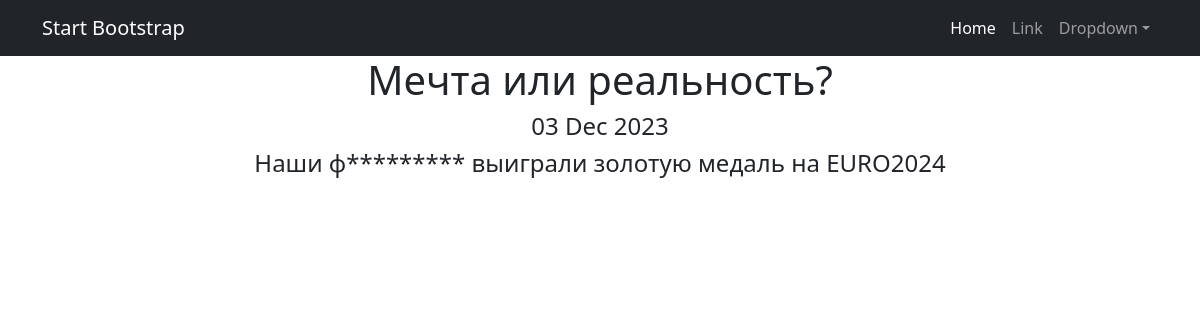
Screenshot of /news/1 with the database file from the repository.
### news/models.py (models this page shows, shortened)
class Post(models.Model):   # Модель Post
    article = 'AR'
    news = 'NE'
    POSITIONS = [(article, 'Статья'),
                 (news, 'Новость'),]
    post = models.CharField(max_length=2, choices=POSITIONS, default=article)   # поле с выбором — «статья» или «новость»
    time_in = models.DateTimeField(auto_now_add=True)   # автоматически добавляемая дата и время создания
    heading = models.CharField(max_length=64, verbose_name='Заголовок')   # заголовок статьи/новости
    text = models.TextField(verbose_name='Содержание')   # текст статьи/новости
    rating = models.IntegerField(default=0.0)   # рейтинг статьи/новости
    author = models.ForeignKey(Author, on_delete=models.CASCADE, related_name='posts', verbose_name='Автор')   # связь «один ко многим» с моделью Author
    category = models.ManyToManyField(Category, "PostCategory")  # связь «многие ко многим» с моделью Category

### news/views.py (the view)
# urls.py: path('<int:pk>', PostDetail.as_view(), name='news_detail'),
class PostDetail(DetailView):
    model = Post
    template_name = 'new.html'
    context_object_name = 'new'

### news/templatetags/custom_censorship.py (called while the page is built)
@register.filter()
def censor(value):
   if type(value) != str:
      raise TypeError('Необходимо передать строку!')
   else:
      for word in value.split():
         if word.lower() in CENS:
            cens_word = word[0] + ((len(word) - 1) * '*')
            value = value.replace(word, cens_word)
   return value

### templates/new.html (shortened to what this page needs)
{% extends 'flatpages/default.html' %}
{% load custom_censorship %}
{% block content %}
<h1>{{ new.heading|censor }}</h1>
<h4>{{ new.time_in|date:'d M Y' }}</h4>
<h4>{{ new.text|censor }}</h4>
{% endblock content %}

### rows the page displays
Post: heading|censor "Мечта или реальность?", time_in "03 Dec 2023", text|censor "Наши ф********* выиграли золотую медаль на EURO2024"
